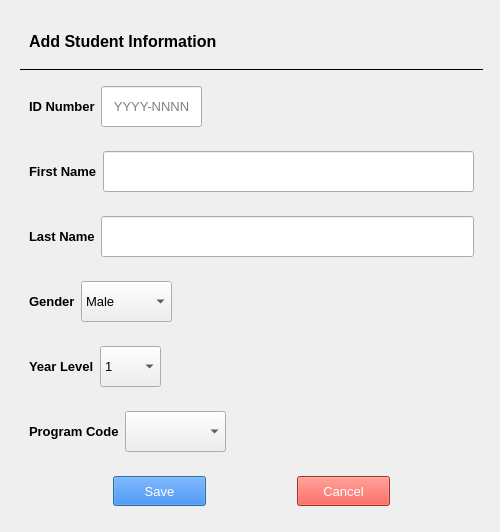
<?xml version="1.0" encoding="UTF-8"?>
<ui version="4.0">
 <class>addStudent</class>
 <widget class="QDialog" name="EditStudent_Dialog">
  <property name="geometry">
   <rect>
    <x>0</x>
    <y>0</y>
    <width>500</width>
    <height>532</height>
   </rect>
  </property>
  <property name="minimumSize">
   <size>
    <width>500</width>
    <height>532</height>
   </size>
  </property>
  <property name="windowTitle">
   <string>Dialog</string>
  </property>
  <layout class="QGridLayout" name="gridLayout_2">
   <item row="0" column="0">
    <widget class="QWidget" name="widget" native="true">
     <property name="minimumSize">
      <size>
       <width>481</width>
       <height>513</height>
      </size>
     </property>
     <layout class="QGridLayout" name="gridLayout">
      <item row="0" column="0">
       <widget class="QWidget" name="widget_3" native="true">
        <layout class="QHBoxLayout" name="horizontalLayout_2">
         <item>
          <widget class="QLabel" name="Edit_Student_text">
           <property name="font">
            <font>
             <pointsize>12</pointsize>
             <weight>75</weight>
             <bold>true</bold>
            </font>
           </property>
           <property name="text">
            <string>Add Student Information</string>
           </property>
          </widget>
         </item>
         <item>
          <spacer name="horizontalSpacer">
           <property name="orientation">
            <enum>Qt::Horizontal</enum>
           </property>
           <property name="sizeHint" stdset="0">
            <size>
             <width>40</width>
             <height>20</height>
            </size>
           </property>
          </spacer>
         </item>
        </layout>
       </widget>
      </item>
      <item row="1" column="0">
       <widget class="Line" name="line">
        <property name="frameShadow">
         <enum>QFrame::Plain</enum>
        </property>
        <property name="orientation">
         <enum>Qt::Horizontal</enum>
        </property>
       </widget>
      </item>
      <item row="2" column="0">
       <widget class="QWidget" name="widget_4" native="true">
        <layout class="QHBoxLayout" name="horizontalLayout_3">
         <item>
          <widget class="QLabel" name="ID_Number_text">
           <property name="font">
            <font>
             <pointsize>10</pointsize>
             <weight>75</weight>
             <bold>true</bold>
            </font>
           </property>
           <property name="text">
            <string>ID Number</string>
           </property>
          </widget>
         </item>
         <item>
          <widget class="QLineEdit" name="ID_Number_input">
           <property name="minimumSize">
            <size>
             <width>101</width>
             <height>41</height>
            </size>
           </property>
           <property name="maximumSize">
            <size>
             <width>101</width>
             <height>41</height>
            </size>
           </property>
           <property name="font">
            <font>
             <pointsize>10</pointsize>
            </font>
           </property>
           <property name="alignment">
            <set>Qt::AlignCenter</set>
           </property>
           <property name="placeholderText">
            <string>YYYY-NNNN</string>
           </property>
          </widget>
         </item>
         <item>
          <spacer name="horizontalSpacer_5">
           <property name="orientation">
            <enum>Qt::Horizontal</enum>
           </property>
           <property name="sizeHint" stdset="0">
            <size>
             <width>236</width>
             <height>20</height>
            </size>
           </property>
          </spacer>
         </item>
        </layout>
       </widget>
      </item>
      <item row="3" column="0">
       <widget class="QWidget" name="widget_5" native="true">
        <layout class="QHBoxLayout" name="horizontalLayout_4">
         <item>
          <widget class="QLabel" name="First_Name_text">
           <property name="font">
            <font>
             <pointsize>10</pointsize>
             <weight>75</weight>
             <bold>true</bold>
            </font>
           </property>
           <property name="text">
            <string>First Name</string>
           </property>
          </widget>
         </item>
         <item>
          <widget class="QLineEdit" name="First_Name_input">
           <property name="minimumSize">
            <size>
             <width>291</width>
             <height>41</height>
            </size>
           </property>
           <property name="font">
            <font>
             <pointsize>10</pointsize>
            </font>
           </property>
          </widget>
         </item>
        </layout>
       </widget>
      </item>
      <item row="4" column="0">
       <widget class="QWidget" name="widget_6" native="true">
        <layout class="QHBoxLayout" name="horizontalLayout_5">
         <item>
          <widget class="QLabel" name="Last_Name_text">
           <property name="font">
            <font>
             <pointsize>10</pointsize>
             <weight>75</weight>
             <bold>true</bold>
            </font>
           </property>
           <property name="text">
            <string>Last Name</string>
           </property>
          </widget>
         </item>
         <item>
          <widget class="QLineEdit" name="Last_Name_input">
           <property name="minimumSize">
            <size>
             <width>171</width>
             <height>41</height>
            </size>
           </property>
           <property name="font">
            <font>
             <pointsize>10</pointsize>
            </font>
           </property>
          </widget>
         </item>
        </layout>
       </widget>
      </item>
      <item row="5" column="0">
       <widget class="QWidget" name="widget_8" native="true">
        <layout class="QHBoxLayout" name="horizontalLayout_7">
         <item>
          <widget class="QLabel" name="Gender_text">
           <property name="font">
            <font>
             <pointsize>10</pointsize>
             <weight>75</weight>
             <bold>true</bold>
            </font>
           </property>
           <property name="text">
            <string>Gender</string>
           </property>
          </widget>
         </item>
         <item>
          <widget class="QComboBox" name="gender_comboBox">
           <property name="minimumSize">
            <size>
             <width>91</width>
             <height>41</height>
            </size>
           </property>
           <property name="font">
            <font>
             <pointsize>10</pointsize>
            </font>
           </property>
           <item>
            <property name="text">
             <string>Male</string>
            </property>
           </item>
           <item>
            <property name="text">
             <string>Female</string>
            </property>
           </item>
          </widget>
         </item>
         <item>
          <spacer name="horizontalSpacer_7">
           <property name="orientation">
            <enum>Qt::Horizontal</enum>
           </property>
           <property name="sizeHint" stdset="0">
            <size>
             <width>278</width>
             <height>20</height>
            </size>
           </property>
          </spacer>
         </item>
        </layout>
       </widget>
      </item>
      <item row="6" column="0">
       <widget class="QWidget" name="widget_7" native="true">
        <layout class="QHBoxLayout" name="horizontalLayout_6">
         <item>
          <widget class="QLabel" name="Year_Level_text">
           <property name="font">
            <font>
             <pointsize>10</pointsize>
             <weight>75</weight>
             <bold>true</bold>
            </font>
           </property>
           <property name="text">
            <string>Year Level</string>
           </property>
          </widget>
         </item>
         <item>
          <widget class="QComboBox" name="Year_Level_comboBox">
           <property name="minimumSize">
            <size>
             <width>61</width>
             <height>41</height>
            </size>
           </property>
           <property name="maximumSize">
            <size>
             <width>61</width>
             <height>41</height>
            </size>
           </property>
           <property name="font">
            <font>
             <pointsize>10</pointsize>
            </font>
           </property>
           <property name="layoutDirection">
            <enum>Qt::LeftToRight</enum>
           </property>
           <item>
            <property name="text">
             <string>1</string>
            </property>
           </item>
           <item>
            <property name="text">
             <string>2</string>
            </property>
           </item>
           <item>
            <property name="text">
             <string>3</string>
            </property>
           </item>
           <item>
            <property name="text">
             <string>4</string>
            </property>
           </item>
          </widget>
         </item>
         <item>
          <spacer name="horizontalSpacer_6">
           <property name="orientation">
            <enum>Qt::Horizontal</enum>
           </property>
           <property name="sizeHint" stdset="0">
            <size>
             <width>282</width>
             <height>20</height>
            </size>
           </property>
          </spacer>
         </item>
        </layout>
       </widget>
      </item>
      <item row="7" column="0">
       <widget class="QWidget" name="widget_9" native="true">
        <layout class="QHBoxLayout" name="horizontalLayout_8">
         <item>
          <widget class="QLabel" name="Program_Code_text">
           <property name="font">
            <font>
             <pointsize>10</pointsize>
             <weight>75</weight>
             <bold>true</bold>
            </font>
           </property>
           <property name="text">
            <string>Program Code</string>
           </property>
          </widget>
         </item>
         <item>
          <widget class="QComboBox" name="program_code_input_comboBox">
           <property name="minimumSize">
            <size>
             <width>101</width>
             <height>41</height>
            </size>
           </property>
           <property name="maximumSize">
            <size>
             <width>121</width>
             <height>41</height>
            </size>
           </property>
          </widget>
         </item>
         <item>
          <spacer name="horizontalSpacer_8">
           <property name="orientation">
            <enum>Qt::Horizontal</enum>
           </property>
           <property name="sizeHint" stdset="0">
            <size>
             <width>209</width>
             <height>20</height>
            </size>
           </property>
          </spacer>
         </item>
        </layout>
       </widget>
      </item>
      <item row="8" column="0">
       <widget class="QWidget" name="widget_2" native="true">
        <layout class="QHBoxLayout" name="horizontalLayout">
         <item>
          <spacer name="horizontalSpacer_2">
           <property name="orientation">
            <enum>Qt::Horizontal</enum>
           </property>
           <property name="sizeHint" stdset="0">
            <size>
             <width>76</width>
             <height>20</height>
            </size>
           </property>
          </spacer>
         </item>
         <item>
          <widget class="QPushButton" name="Save_Button">
           <property name="minimumSize">
            <size>
             <width>93</width>
             <height>30</height>
            </size>
           </property>
           <property name="font">
            <font>
             <pointsize>10</pointsize>
            </font>
           </property>
           <property name="styleSheet">
            <string notr="true">background-color: rgb(26, 115, 232);
color: rgb(255, 255, 255);</string>
           </property>
           <property name="text">
            <string>Save</string>
           </property>
          </widget>
         </item>
         <item>
          <spacer name="horizontalSpacer_3">
           <property name="orientation">
            <enum>Qt::Horizontal</enum>
           </property>
           <property name="sizeHint" stdset="0">
            <size>
             <width>75</width>
             <height>20</height>
            </size>
           </property>
          </spacer>
         </item>
         <item>
          <widget class="QPushButton" name="Cancel_Button">
           <property name="minimumSize">
            <size>
             <width>93</width>
             <height>30</height>
            </size>
           </property>
           <property name="font">
            <font>
             <pointsize>10</pointsize>
            </font>
           </property>
           <property name="styleSheet">
            <string notr="true">background-color: rgb(234, 67, 53);
color: rgb(255, 255, 255);</string>
           </property>
           <property name="text">
            <string>Cancel</string>
           </property>
          </widget>
         </item>
         <item>
          <spacer name="horizontalSpacer_4">
           <property name="orientation">
            <enum>Qt::Horizontal</enum>
           </property>
           <property name="sizeHint" stdset="0">
            <size>
             <width>40</width>
             <height>20</height>
            </size>
           </property>
          </spacer>
         </item>
        </layout>
       </widget>
      </item>
     </layout>
    </widget>
   </item>
  </layout>
 </widget>
 <resources/>
 <connections/>
</ui>
